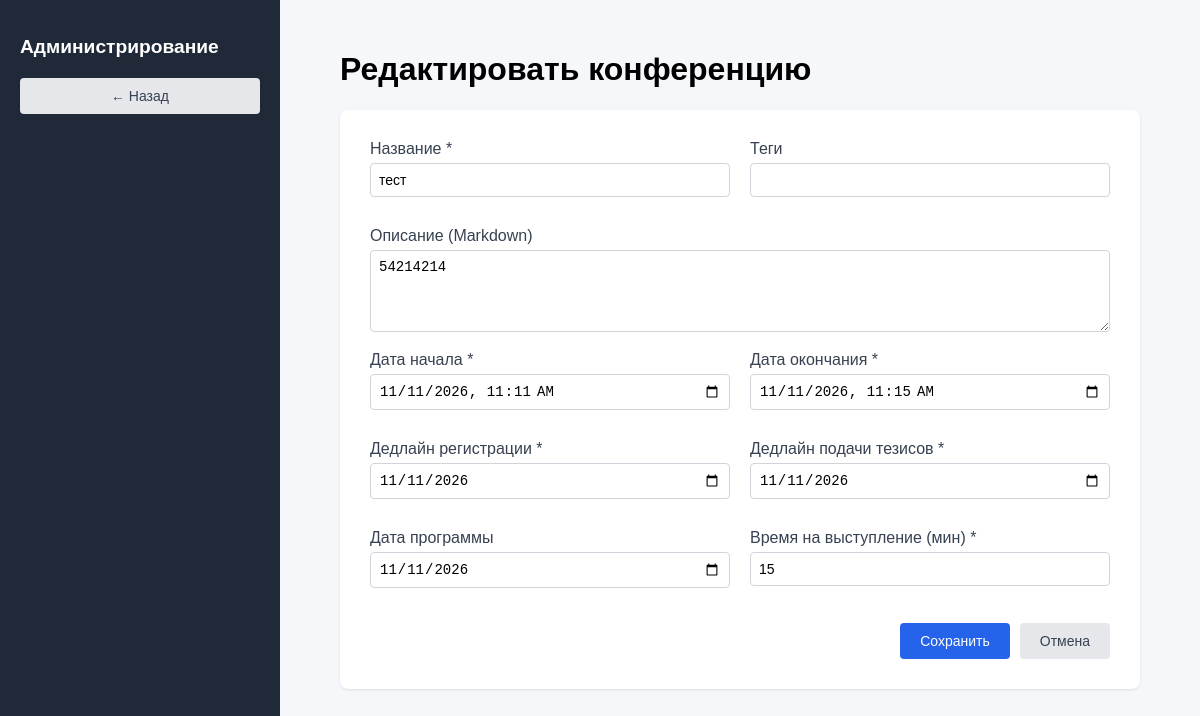
The app's page /admin/conferences/1/edit with its own data.
### app/models/conference.py (models this page shows, shortened)
class Conference(Base):
    __tablename__ = "conferences"
    id = Column(Integer, primary_key=True)
    title = Column(String, nullable=False)
    description_md = Column(Text, nullable=False)
    description_html = Column(Text, nullable=False)
    tagline = Column(String)
    registration_deadline = Column(Date, nullable=False)
    submission_deadline = Column(Date, nullable=False)
    program_date = Column(Date, nullable=False)
    start_date = Column(DateTime, nullable=False)
    end_date = Column(DateTime, nullable=False)
    performance_time = Column(Integer, nullable=False)
    applications = relationship(
        "Application",
        backref="conference",
        cascade="all, delete-orphan"
    )
    theses = relationship(
        "Thesis",
        backref="conference",
        cascade="all, delete-orphan"
    )

### app/routes/admin.py (the view)
@admin_bp.get(f'/conferences/<int:conf_id>/edit')
def show_update_conference(conf_id):
    conference = conference_service.get_conference_by_id(conf_id, g.db)
    return render_template("conference_form.html", conference=conference)

### app/__init__.py (called while the page is built)
def create_app():
    app = Flask(__name__)
    app.config.from_object(Config)
    @app.before_request
    def before_request():
        g.db = Session()
    @app.teardown_request
    def teardown_db(error):
        db = g.pop('db', None)
        if db is not None:
            if error:
                db.rollback()
            else:
                db.commit()
            db.close()
    Base.metadata.create_all(engine)
    app.register_blueprint(conference_bp)
    app.register_blueprint(admin_bp)
    app.register_blueprint(api_bp)
    return app

### app/repository/conference_repository.py (called while the page is built)
    def get_by_id(self, conference_id, session):
        conference = session.query(Conference).get(conference_id)
        return conference

### app/service/conference_service.py (called while the page is built)
    def get_conference_by_id(self, conf_id, session):
        conference = self.__repo.get_by_id(conf_id, session)
        if not conference:
            raise ConferenceNotFoundException(conf_id)
        return conference

### app/templates/conference_form.html (shortened to what this page needs)
<!DOCTYPE html>
<html lang="ru">
<head>
    <link rel="stylesheet" href="/static/css/admin-css.css">
</head>
<body>
<div class="admin-container">
   <aside class="sidebar">
      <h2>Администрирование</h2>
      <a href="/admin" class="btn-secondary" style="display:block; margin-top:20px; text-align:center;">← Назад</a>
   </aside>
   <main class="content">
      <div class="form-container">
         <h1>{% if conference %}Редактировать{% else %}Создать{% endif %} конференцию</h1>
         <form method="POST" class="conference-form"
            action="{% if conference %}/admin/conferences/{{ conference.id }}/edit{% else %}/admin/conferences/new{% endif %}">
            <div class="form-row">
               <div class="form-group">
                  <label>Название *</label>
                  <input type="text" name="title" value="{{ conference.title if conference else '' }}" required>
               </div>
               <div class="form-group">
                  <label>Теги</label>
                  <input type="text" name="tagline" value="{{ conference.tagline if conference else '' }}">
               </div>
            </div>
            <div class="form-group">
               <label>Описание (Markdown)</label>
               <textarea name="description_md" rows="4">{{ conference.description_md if conference else '' }}</textarea>
            </div>
            <div class="form-row">
               <div class="form-group">
                  <label>Дата начала *</label>
                  <input type="datetime-local" name="start_date"
                     value="{{ conference.start_date.strftime('%Y-%m-%dT%H:%M') if conference else '' }}" required>
               </div>
               <div class="form-group">
                  <label>Дата окончания *</label>
                  <input type="datetime-local" name="end_date"
                     value="{{ conference.end_date.strftime('%Y-%m-%dT%H:%M') if conference else '' }}" required>
               </div>
            </div>
            <div class="form-row">
               <div class="form-group">
                  <label>Дедлайн регистрации *</label>
                  <input type="date" name="registration_deadline"
                     value="{{ conference.registration_deadline.strftime('%Y-%m-%d') if conference else '' }}" required>
               </div>
               <div class="form-group">
                  <label>Дедлайн подачи тезисов *</label>
                  <input type="date" name="submission_deadline"
                     value="{{ conference.submission_deadline.strftime('%Y-%m-%d') if conference else '' }}" required>
               </div>
               </div>
               <div class="form-row">
                  <div class="form-group">
                  <label>Дата программы</label>
                  <input type="date" name="program_date"
                     value="{{ conference.program_date.strftime('%Y-%m-%d') if conference and conference.program_date else '' }}">
               </div>
               <div class="form-group">
                  <label>Время на выступление (мин) *</label>
                  <input type="number" name="performance_time" min="1"
                     value="{{ conference.performance_time if conference else 15 }}" required>
               </div>
            </div>
            <div class="modal-actions">
               <button type="submit" class="btn-primary">Сохранить</button>
               <a href="/admin" class="btn-secondary">Отмена</a>
            </div>
         </form>
      </div>
   </main>
</div>
</body>
</html>

### app/static/css/admin-css.css (style rules this page uses)
body { margin: 0; font-family: Arial, sans-serif; background: #f5f7fa; }
.admin-container { display: flex; height: 100vh; }
.sidebar { width: 240px; background: #1f2937; color: white; padding: 20px; }
.sidebar h2 { font-size: 1.2rem; margin-bottom: 20px; }
.content { flex: 1; padding: 30px; overflow-y: auto; }
.form-container { max-width: 800px; margin: 0 auto; }
.conference-form { background: white; padding: 30px; border-radius: 8px; box-shadow: 0 1px 3px rgba(0,0,0,0.1); }
.form-row { display: flex; gap: 20px; margin-bottom: 15px; }
.form-group { flex: 1; margin-bottom: 15px; }
.form-group label { display: block; margin-bottom: 5px; font-weight: 500; color: #374151; }
.form-group input, .form-group textarea, .form-group select { width: 100%; padding: 8px; border: 1px solid #d1d5db; border-radius: 4px; font-size: 14px; box-sizing: border-box; }
.modal-actions { display: flex; gap: 10px; justify-content: flex-end; margin-top: 20px; }
.btn-primary { display: inline-block; padding: 10px 20px; background: #2563eb; color: white; border: none; border-radius: 4px; cursor: pointer; text-decoration: none; font-size: 14px; }
.btn-secondary { display: inline-block; padding: 10px 20px; background: #e5e7eb; color: #374151; border: none; border-radius: 4px; cursor: pointer; text-decoration: none; font-size: 14px; }

### records on screen
Conference: title "тест", description_md "54214214", start_date "11/11/2026 11:11", end_date "11/11/2026 11:15", registration_deadline "11/11/2026", submission_deadline "11/11/2026", program_date "11/11/2026", performance_time "15"
